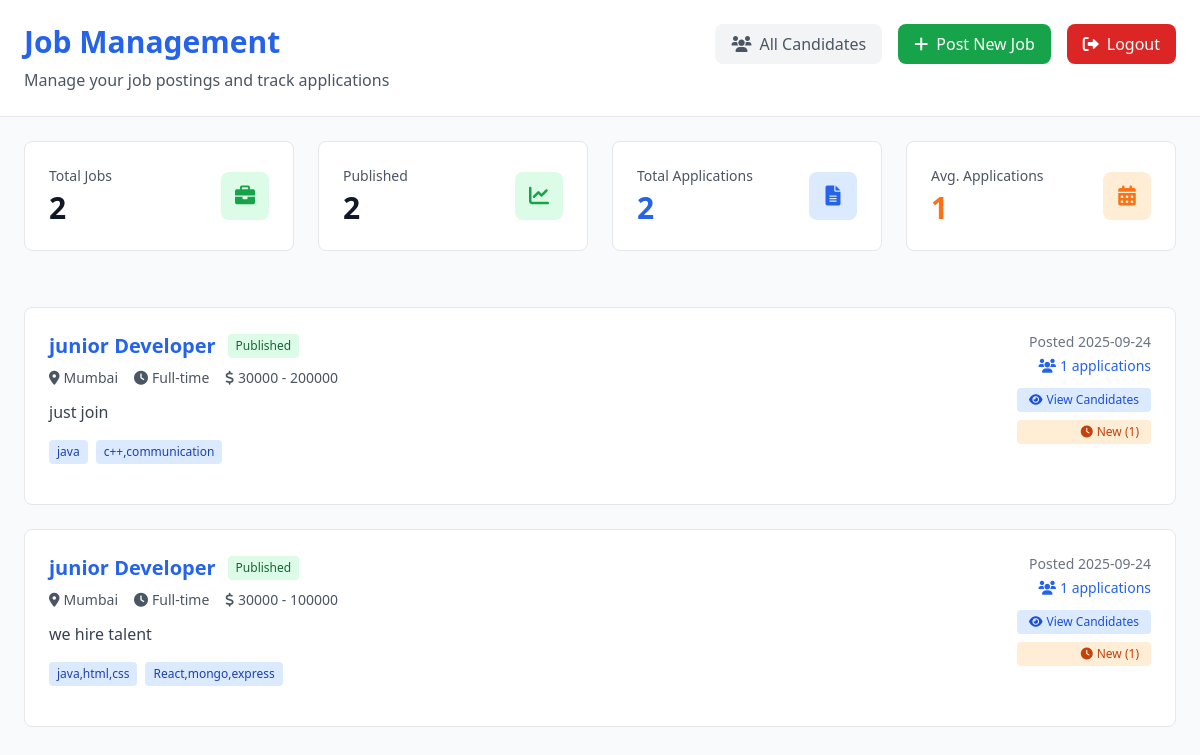
Screenshot of /recruiter/ (signed in) with the database file from the repository.
### jobs/models.py (models this page shows, shortened)
class Job(models.Model):
    recruiter = models.ForeignKey(settings.AUTH_USER_MODEL, on_delete=models.CASCADE, related_name='jobs')
    title = models.CharField(max_length=255)
    department = models.CharField(max_length=255, blank=True, null=True)
    job_type = models.CharField(max_length=20, choices=JOB_TYPE_CHOICES, default='full-time')
    location = models.CharField(max_length=255, blank=True, null=True)
    salary_min = models.PositiveIntegerField(blank=True, null=True)
    salary_max = models.PositiveIntegerField(blank=True, null=True)
    description = models.TextField(blank=True, null=True)
    requirements = models.JSONField(default=list, blank=True)
    benefits = models.JSONField(default=list, blank=True)
    status = models.CharField(max_length=20, choices=STATUS_CHOICES, default='draft')
    created_at = models.DateTimeField(auto_now_add=True)

### recruiter/views.py (the view)
# urls.py: path('', views.dashboard, name='dashboard'),
@login_required
def dashboard(request):
    recruiter = request.user
    jobs = Job.objects.filter(recruiter=recruiter).order_by('-created_at')
    for job in jobs:
        job.total_applications = job.applications.count()
        job.applied_count = job.applications.filter(status="applied").count()
        job.shortlisted_count = job.applications.filter(status="shortlisted").count()
        job.rejected_count = job.applications.filter(status="rejected").count()
    total_jobs = jobs.count()
    published_jobs = jobs.filter(status='published').count()
    total_applications = sum(job.total_applications for job in jobs)
    avg_applications = total_applications // total_jobs if total_jobs else 0
    context = {
        'jobs': jobs,
        'total_jobs': total_jobs,
        'published_jobs': published_jobs,
        'total_applications': total_applications,
        'avg_applications': avg_applications,
    }
    return render(request, 'recruiter/dashboard.html', context)

### templates/recruiter/dashboard.html (shortened to what this page needs)
{% load static %}
<!DOCTYPE html>
<html lang="en">
  <head>
    <script src="https://cdn.tailwindcss.com"></script>
    <link
      href="https://cdnjs.cloudflare.com/ajax/libs/font-awesome/6.0.0/css/all.min.css"
      rel="stylesheet"
    />
  </head>
  <body class="bg-gray-50 min-h-screen">
    <div class="bg-white border-b px-6 py-6 flex justify-between items-start">
      <div>
        <h1 class="text-3xl font-bold text-blue-600 mb-2">Job Management</h1>
        <p class="text-gray-600">
          Manage your job postings and track applications
        </p>
      </div>
      <div class="flex items-center space-x-4">
        <a
          href="{% url 'recruiter:all_candidates' %}"
          class="flex items-center gap-2 px-4 py-2 bg-gray-100 text-gray-600 rounded-lg hover:bg-gray-200"
        >
          <i class="fas fa-users"></i> All Candidates
        </a>
        <button
          id="openModal"
          class="flex items-center gap-2 px-4 py-2 bg-green-600 text-white rounded-lg hover:bg-green-700"
        >
          <i class="fas fa-plus"></i> Post New Job
        </button>
        <a
          href="{% url 'index' %}"
          class="flex items-center gap-2 px-4 py-2 bg-red-600 text-white rounded-lg hover:bg-red-700"
        >
          <i class="fas fa-sign-out-alt"></i> Logout
        </a>
      </div>
    </div>
    <div
      class="px-6 py-6 grid grid-cols-1 md:grid-cols-2 lg:grid-cols-4 gap-6 mb-8"
    >
      <div class="bg-white rounded-lg border p-6">
        <div class="flex items-center justify-between">
          <div>
            <p class="text-sm font-medium text-gray-600 mb-1">Total Jobs</p>
            <p class="text-3xl font-bold text-gray-900">{{ total_jobs }}</p>
          </div>
          <div
            class="w-12 h-12 bg-green-100 rounded-lg flex items-center justify-center"
          >
            <i class="fas fa-briefcase text-green-600 text-xl"></i>
          </div>
        </div>
      </div>
      <div class="bg-white rounded-lg border p-6">
        <div class="flex items-center justify-between">
          <div>
            <p class="text-sm font-medium text-gray-600 mb-1">Published</p>
            <p class="text-3xl font-bold text-gray-900">{{ published_jobs }}</p>
          </div>
          <div
            class="w-12 h-12 bg-green-100 rounded-lg flex items-center justify-center"
          >
            <i class="fas fa-chart-line text-green-600 text-xl"></i>
          </div>
        </div>
      </div>
      <div class="bg-white rounded-lg border p-6">
        <div class="flex items-center justify-between">
          <div>
            <p class="text-sm font-medium text-gray-600 mb-1">
              Total Applications
            </p>
            <p class="text-3xl font-bold text-blue-600">
              {{ total_applications }}
            </p>
          </div>
          <div
            class="w-12 h-12 bg-blue-100 rounded-lg flex items-center justify-center"
          >
            <i class="fas fa-file-alt text-blue-600 text-xl"></i>
          </div>
        </div>
      </div>
      <div class="bg-white rounded-lg border p-6">
        <div class="flex items-center justify-between">
          <div>
            <p class="text-sm font-medium text-gray-600 mb-1">
              Avg. Applications
            </p>
            <p class="text-3xl font-bold text-orange-500">
              {{ avg_applications }}
            </p>
          </div>
          <div
            class="w-12 h-12 bg-orange-100 rounded-lg flex items-center justify-center"
          >
            <i class="fas fa-calendar-alt text-orange-500 text-xl"></i>
          </div>
        </div>
      </div>
    </div>
    <div class="px-6 space-y-6">
      {% for job in jobs %}
      <div class="bg-white rounded-lg border p-6">
        <div class="flex justify-between items-start mb-4">
          <div class="flex-1">
            <div class="flex items-center mb-2">
              <h3 class="text-xl font-semibold text-blue-600 mr-3">
                {{ job.title }}
              </h3>
              <span
                class="bg-green-100 text-green-800 text-xs font-medium px-2 py-1 rounded"
              >
                {{ job.status|title }}
              </span>
            </div>
            <div class="flex items-center text-gray-600 text-sm space-x-4 mb-3">
              <div class="flex items-center">
                <i class="fas fa-map-marker-alt mr-1"></i>{{ job.location }}
              </div>
              <div class="flex items-center">
                <i class="fas fa-clock mr-1"></i>{{ job.get_job_type_display }}
              </div>
              <div class="flex items-center">
                <i class="fas fa-dollar-sign mr-1"></i>{{ job.salary_min }} - {{job.salary_max }}
              </div>
            </div>
            <p class="text-gray-700 mb-4">
              {{ job.description|truncatewords:20 }}
            </p>
            <div class="flex items-center space-x-2">
              {% for req in job.requirements %}
              <span
                class="bg-blue-100 text-blue-800 text-xs font-medium px-2 py-1 rounded"
              >
                {{ req }}
              </span>
              {% endfor %}
            </div>
          </div>
          <div class="text-right text-sm text-gray-500 ml-6">
            <p>Posted {{ job.created_at|date:"Y-m-d" }}</p>
            <div class="flex items-center justify-end mt-1 text-blue-600">
              <i class="fas fa-users mr-1"></i>
              <span>{{ job.applications.count }} applications</span>
            </div>
            <div class="mt-3 space-y-2">
              <a
                href="{% url 'recruiter:job_applications' job.id %}"
                class="block px-3 py-1 bg-blue-100 text-blue-700 rounded text-xs hover:bg-blue-200 transition-colors"
              >
                <i class="fas fa-eye mr-1"></i>View Candidates
              </a>
              {% if job.applied_count > 0 %}
              <a
                href="{% url 'recruiter:job_applications' job.id %}?status=applied"
                class="block px-3 py-1 bg-orange-100 text-orange-700 rounded text-xs hover:bg-orange-200 transition-colors"
              >
                <i class="fas fa-clock mr-1"></i>New ({{ job.applied_count }})
              </a>
              {% endif %}
            </div>
          </div>
        </div>
      </div>
      {% empty %}
      <p class="text-gray-500">No jobs posted yet.</p>
      {% endfor %}
    </div>
  </body>
</html>

### rows the page displays
Job: title "junior Developer", status "Published", location "Mumbai", job_type "Full-time", salary_min "30000", salary_max "200000", description "just join", requirements "java" "c++,communication", created_at "2025-09-24", applications.count "1", applied_count "1"
Job: title "junior Developer", status "Published", location "Mumbai", job_type "Full-time", salary_min "30000", salary_max "100000", description "we hire talent", requirements "java,html,css" "React,mongo,express", created_at "2025-09-24", applications.count "1", applied_count "1"

### other values shown
{{ total_jobs }} "2"
{{ published_jobs }} "2"
{{ total_applications }} "2"
{{ avg_applications }} "1"
